Frame 1 (no input): blank canvas, image omitted
Frame 60 (the mouse pressed at the canvas centre just before this capture): blank canvas, image omitted
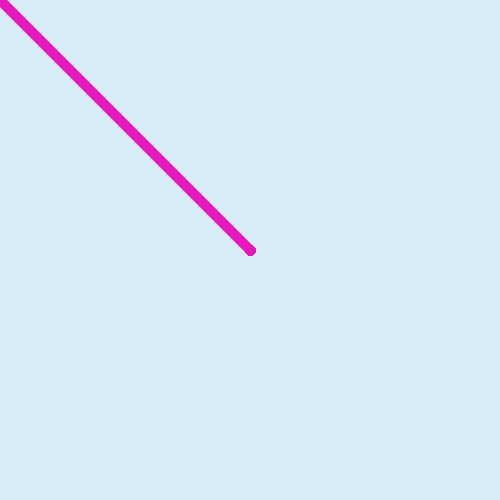
Frame 120 (the mouse held since frame 60 and released just before this capture)

The Processing sketch whose frames 1 and 60 were blank and that drew this single picture after the mouse press (run headless with seeded random() and noise(); from frame 60 on, the mouse is pressed at the canvas centre):

// Processing sketch: ex_7_drawing_line_pmouseXY_a
// ── ex_7_drawing_line_pmouseXY_a.pde
void setup() {
  size(500, 500);
  background(#D9ECFA);
  stroke(232,23,187);
  strokeWeight(10);
}

float prevX = 0;
float prevY = 0;
void draw() {
  line(mouseX, mouseY, prevX, prevY);
  
  // save off current mouse position
  // so that we have it next time
  prevX = mouseX;
  prevY = mouseY;
}
